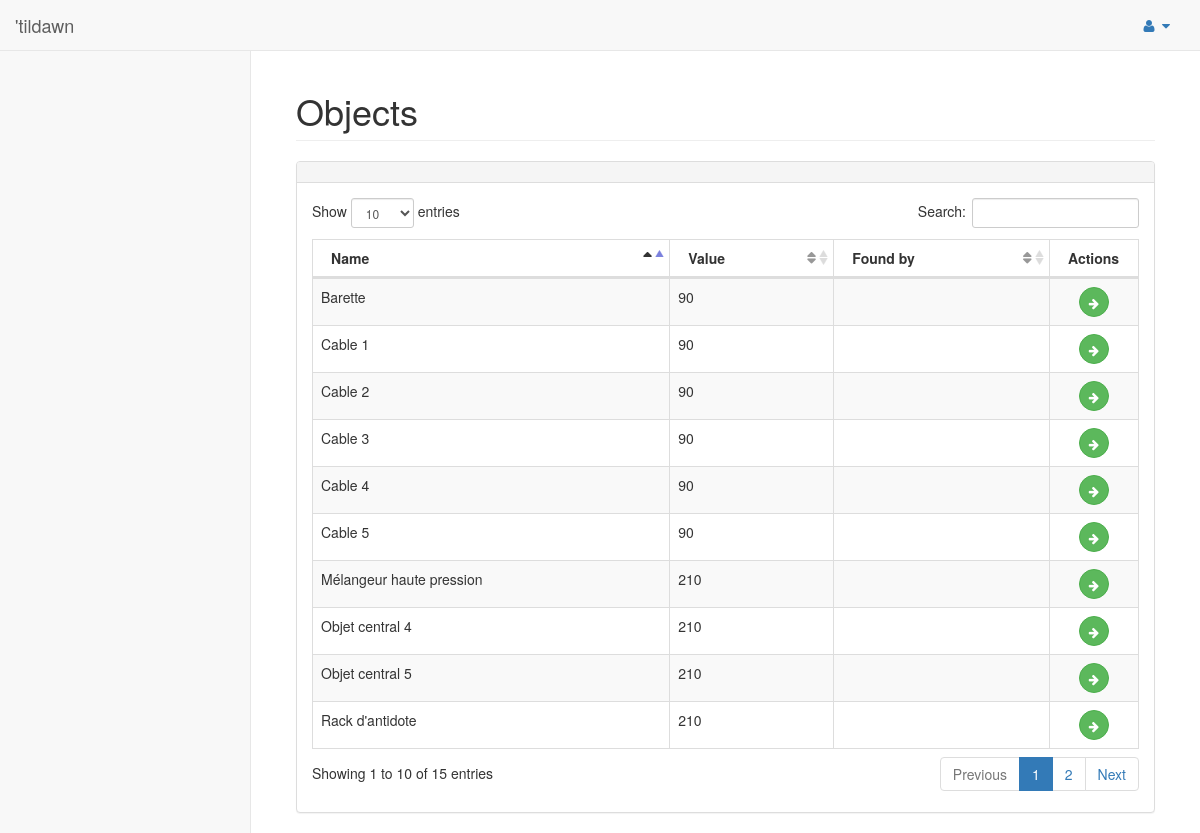
Before: /pages/objectsBureau.php with the older database file.
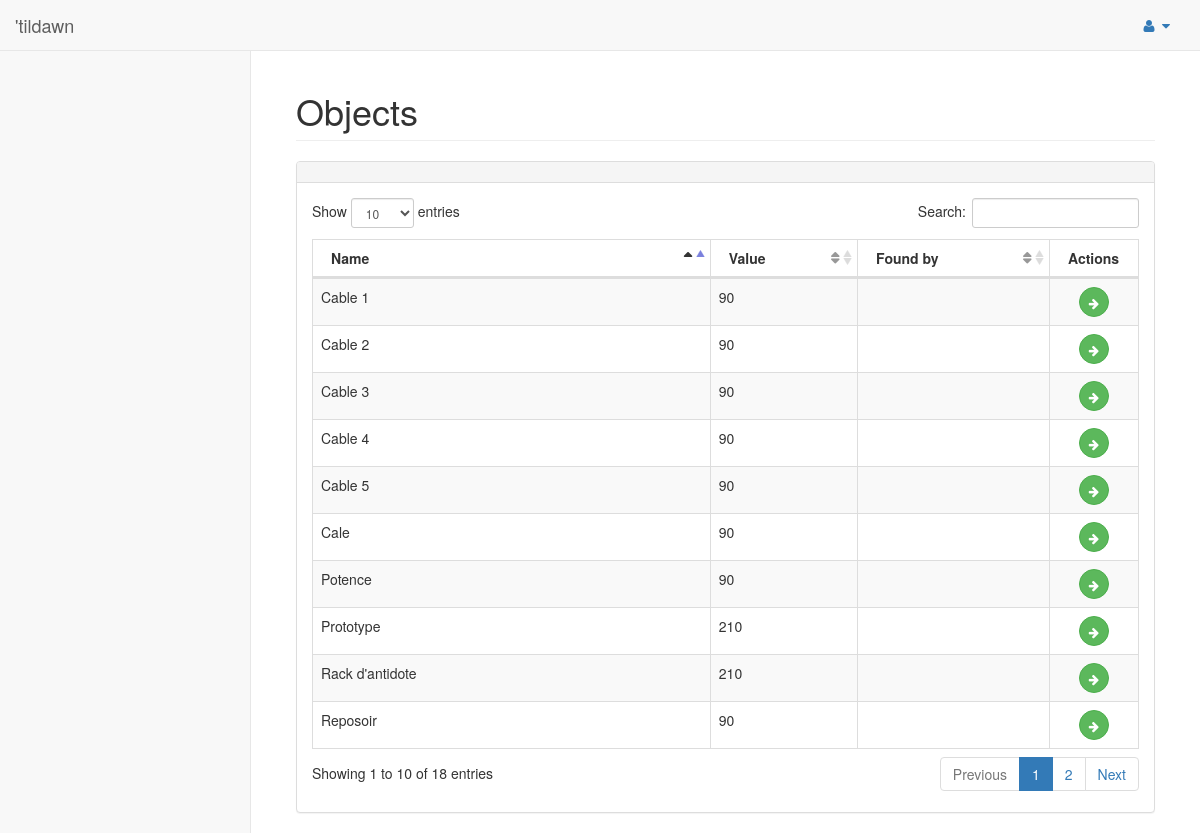
After: the same page with the newer database file.
### tables this page shows
CREATE TABLE objects (
    id INT NOT NULL AUTO_INCREMENT,
	name VARCHAR(32) NOT NULL UNIQUE,
	`found` BOOLEAN NOT NULL DEFAULT FALSE, 
	`value` INT NOT NULL,
	teamId INT,
	main BOOLEAN,
	 

	
	PRIMARY KEY(id),
	FOREIGN KEY(teamId) REFERENCES Teams(id)
);

### model/objects.php (called while the page is built, shortened)
<?php
include_once('../model/db.php');
function getAllObjects(){
    $res = mysqli_query($GLOBALS['link'], 'select objects.id as id, objects.name as name, value, teams.name as foundby, `main` from objects left join teams on objects.teamId = teams.id;');
    return fetch_result($res);
}
?>

### controller/common.php (called while the page is built, shortened)
<?php
require("../model/objects.php");
function getObjects(){
	return getAllObjects();
}
?>

### model/db.php (called while the page is built, shortened)
<?php
function fetch_result($res) {
	$result = array();
	if($res != False){
	    while($row = mysqli_fetch_assoc($res)) {
            $result[] = $row;
        }
	}else{
	}
    return $result;
}
?>

### pages/objectsBureau.php (the view, shortened to what this page needs)
<!DOCTYPE html>
<?php
$objects = getObjects();
?>
<html lang="en">
<head>
    <link href="../vendor/bootstrap/css/bootstrap.min.css" rel="stylesheet">
    <link href="../vendor/metisMenu/metisMenu.min.css" rel="stylesheet">
    <link href="../dist/css/sb-admin-2.css" rel="stylesheet">
    <link href="../vendor/font-awesome/css/font-awesome.min.css" rel="stylesheet" type="text/css">
    <link href="../vendor/datatables-plugins/dataTables.bootstrap.css" rel="stylesheet">
    <link href="../vendor/datatables-responsive/dataTables.responsive.css" rel="stylesheet">
</head>
<body>
    <div id="wrapper">
        <?php include("nav.php");?>
        <div id="page-wrapper">
            <div class="container-fluid">
                <div class="row">
                    <div class="col-lg-12">
                        <h1 class="page-header">Objects</h1>
                    </div>
                </div>
				<div class="row">
                <div class="col-lg-12">
                    <div class="panel panel-default">
                        <div class="panel-heading">
                        </div>
                        <div class="panel-body">
                            <table width="100%" class="table table-striped table-bordered table-hover" id="dataTables-example">
                                <thead>
                                    <tr>
                                        <th>Name</th>
                                        <th>Value</th>
										<th>Found by</th>
										<th>Actions</th>
                                    </tr>
                                </thead>
                                <tbody>
								    <?php
									    foreach ($objects as $object){
										    echo '<tr>';
                                            echo '<td>'.$object['name'].'</td>';
                               				echo '<td>'.$object['value'].'</td>';
											echo '<td>'.$object['foundby'].'</td>';
                                            echo '<td style="text-align: center;">';
											if($object['foundby'] == NULL){
												echo '<button type="button" class="btn btn-success btn-circle" data-toggle="modal" data-target="#found" data-object="'.$object['id'].'"><i class="fa fa-arrow-right"></i></button>';
											}
											echo '</td>';
										    echo '</tr>';
										}
								    ?>
                                </tbody>
                            </table>
                        </div>
                    </div>
                </div>
            </div>
            </div>
        </div>
    </div>
</body>
</html>

Changed rows visible on the page:
no longer on this page (row edited): objects: name "Mélangeur haute pression", value "210"
no longer on this page (row edited): objects: name "Objet central 5", value "210"
no longer on this page (row edited): objects: name "Barette", value "90"
changed objects: name "Objet central 4" → "Prototype"
now on this page (row unchanged): objects: name "Reposoir", value "90"
added objects: name "Potence", value "90"
added objects: name "Cale", value "90"
Other visible differences:
text written by a page script: "Show entries Search: Showing 1 to 10 of 15 entries Previous 1 2 Next" → "Show entries Search: Showing 1 to 10 of 18 entries Previous 1 2 Next"
